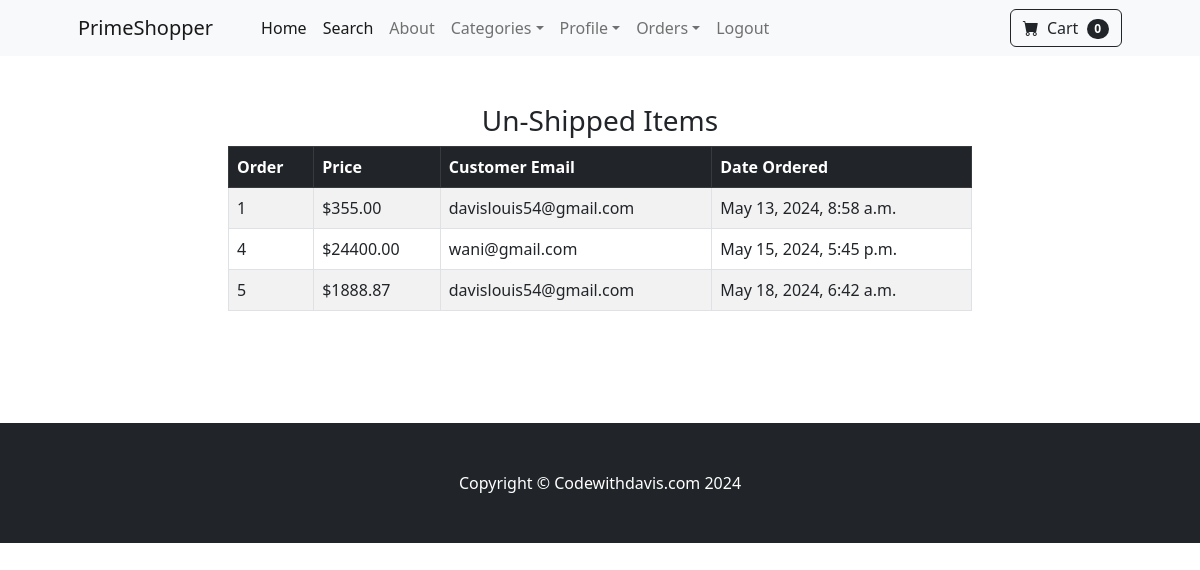
Page /payment/not_shipped_dash (signed in) on the committed database.
### payment/models.py (models this page shows, shortened)
class Order(models.Model):
	user = models.ForeignKey(User, on_delete=models.CASCADE, null=True, blank=True)
	full_name = models.CharField(max_length=250)
	email = models.EmailField(max_length=250)
	shipping_address = models.TextField(max_length=15000)
	amount_paid = models.DecimalField(max_digits=7, decimal_places=2)
	date_ordered = models.DateTimeField(auto_now_add=True)
	shipped = models.BooleanField(default=False)
	date_shipped = models.DateTimeField(blank=True, null=True)

### payment/views.py (the view)
# urls.py: path('not_shipped_dash', views.not_shipped_dash, name="not_shipped_dash"),
def not_shipped_dash(request):
	if request.user.is_authenticated and request.user.is_superuser:
		orders = Order.objects.filter(shipped=False)
		return render(request, "payment/not_shipped_dash.html", {"orders":orders})
	else:
		messages.success(request, "Access Denied")
		return redirect('home')

### cart/cart.py (called while the page is built)
	def __len__(self):
		return len(self.cart)

### cart/context_processors.py (called while the page is built)
def  cart(request):
    return {'cart':Cart(request)}

### payment/templates/payment/not_shipped_dash.html
{% extends 'base.html' %}
{% block content %}
        <div class="container">
        	<div class="row">
        		<center>
        			<div class="col-8">
        				<br/><br/>
<h3>Un-Shipped Items</h3>
<table class="table table-striped table-hover table-bordered">
  <thead class="table-dark">
    <tr>
      <th scope="col">Order</th>
      <th scope="col">Price</th>
      <th scope="col">Customer Email</th>
      <th scope="col">Date Ordered</th>
    </tr>
  </thead>
  <tbody>
  	{% for item in orders %}
    <tr>
      <td>{{ item.id }}</td>
      <td>${{ item.amount_paid }}</td>
      <td>{{ item.email }}</td>
      <td>{{ item.date_ordered }}</td>
    </tr>
    {% endfor %}
  </tbody>
</table>
<br/><br/>
<br/><br/>
        			</div>
        		</center>
        	</div>
        </div>
{% endblock %}

### rows in the picture
Order: id "1", amount_paid "355.00", email "davislouis54@gmail.com", date_ordered "May 13, 2024, 8:58 a.m."
Order: id "4", amount_paid "24400.00", email "wani@gmail.com", date_ordered "May 15, 2024, 5:45 p.m."
Order: id "5", amount_paid "1888.87", email "davislouis54@gmail.com", date_ordered "May 18, 2024, 6:42 a.m."

### other values in the picture
{{ cart|length }} "0"
